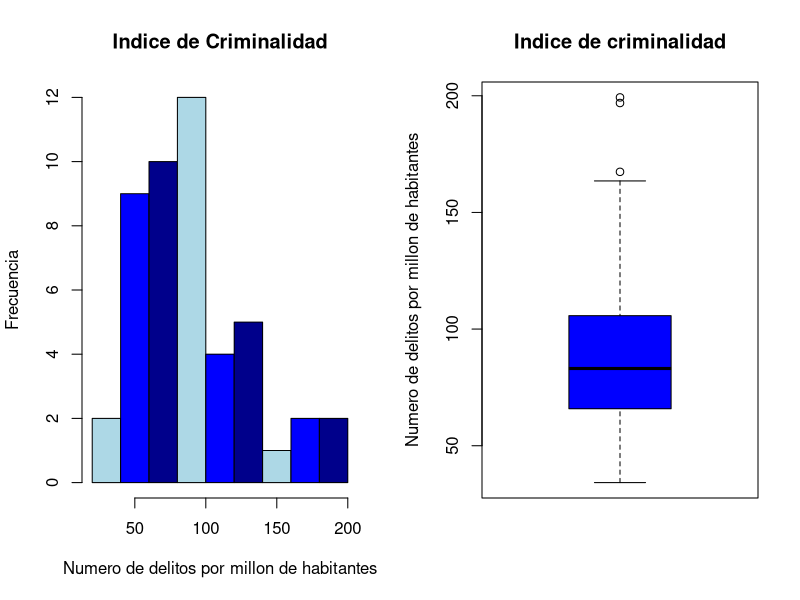
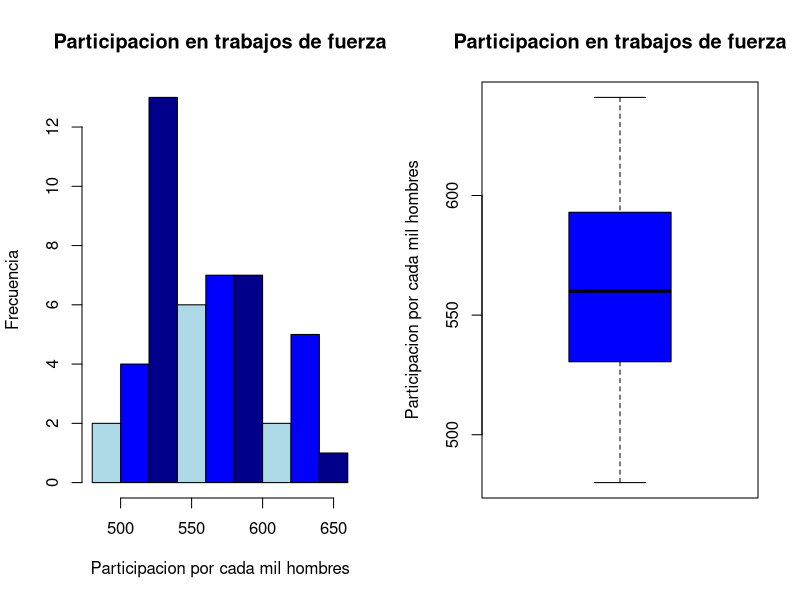
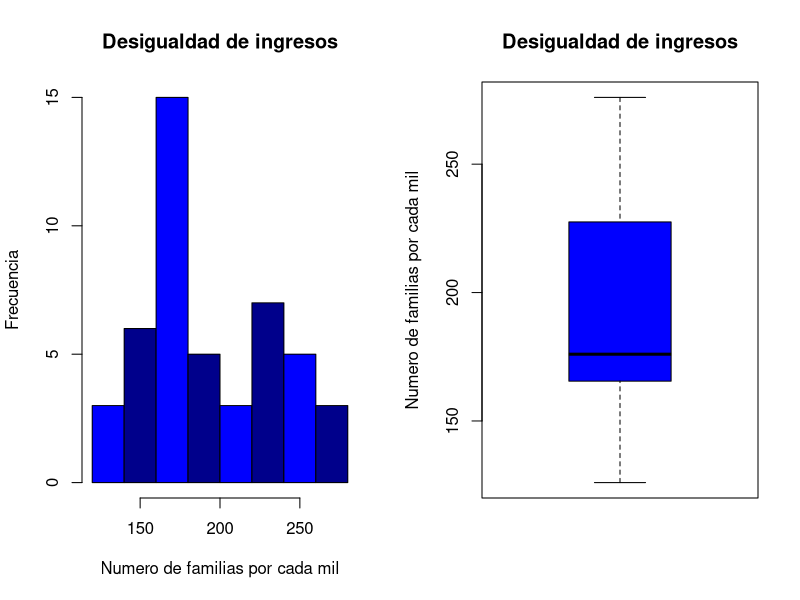
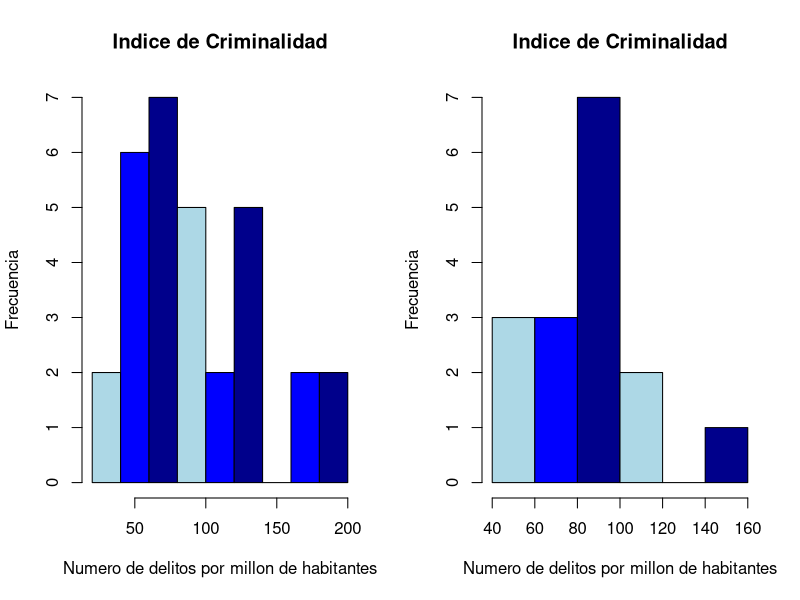
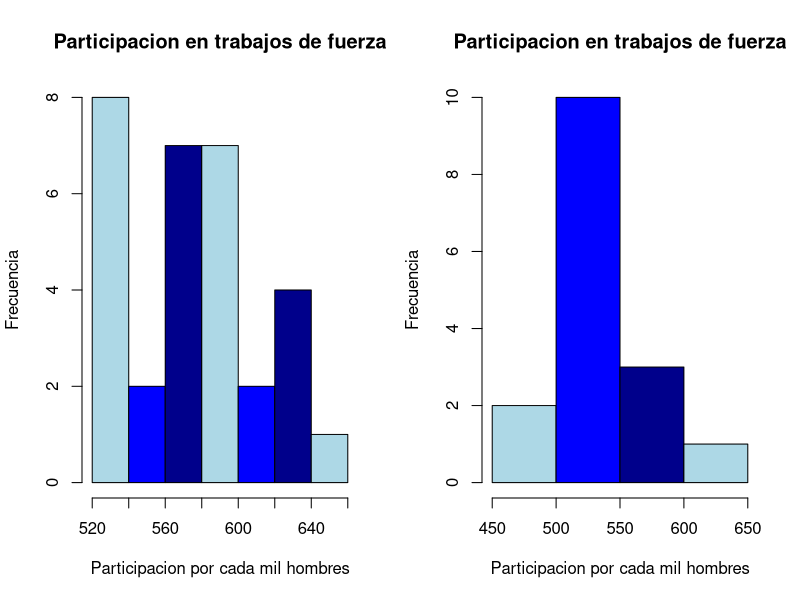
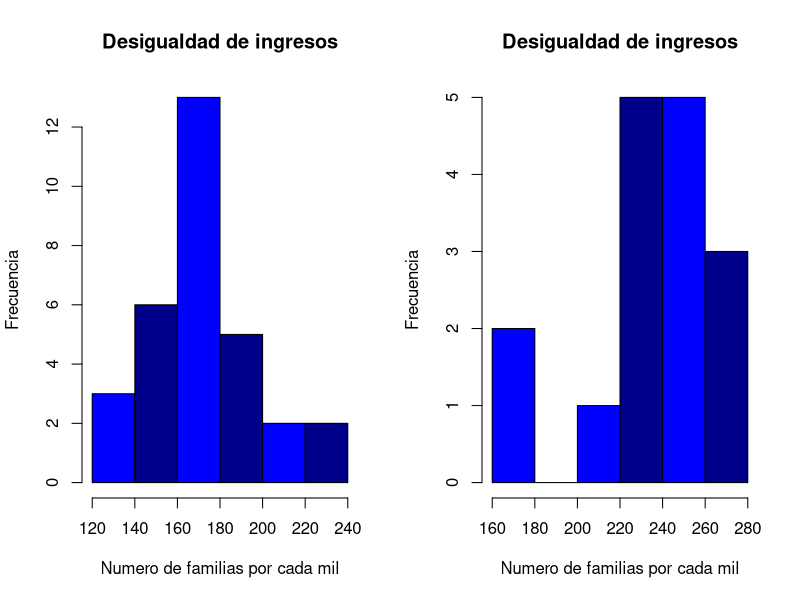
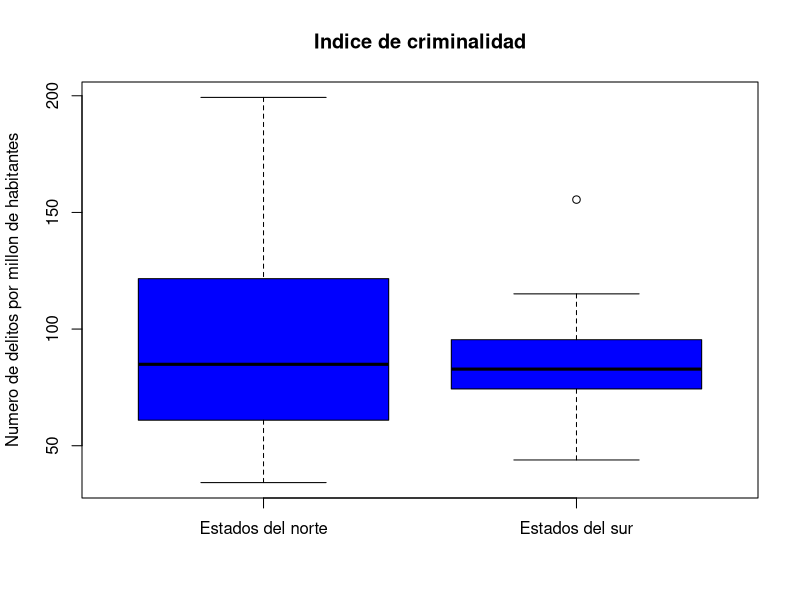
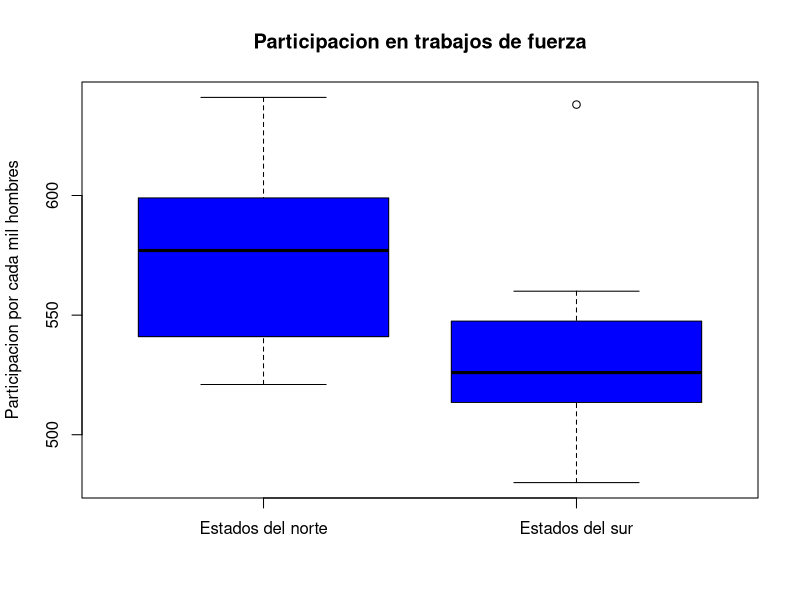

R code for these plots, in order:
#Primero, se necesitan los datos, attach para facil acceso despues.
data = read.table("IndiceCrim.dat", header = T)
attach(data)

#1

#R = Indice de criminalidad, numero de delitos conocidos por la policia por cada millon de habitantes.
summary(R) #Del summary obtenenos min, max, cuartiles, mediana, media
var(R) #Varianza
sd(R) #Desviacion estandar
range(R) #Rango
IQR(R) #Rango intercuartil

#LF = Proporcion en participacion en trabajos de fuerza por cada mil hombres con edad 14-24.
summary(LF)
var(LF)
sd(LF)
range(LF)
IQR(LF)

#X = Desigualdad en ingresos, el numero de familias por mil que ganan por debajo de la mitad de la mediana de ingresos.
summary(X)
var(X)
sd(X)
range(X)
IQR(X)

#2

#Mostrando dos graficos, histograma y boxplot de cada variable
#Considerando mostrar los datos etiquetados y coloreados para facil lectura
par(mfrow = c(1,2))
hist(R, main = "Indice de Criminalidad", xlab = "Numero de delitos por millon de habitantes", ylab = "Frecuencia", col = c("lightblue","blue","darkblue"))
boxplot(R, main = "Indice de criminalidad", ylab = "Numero de delitos por millon de habitantes", col = c("blue"))

hist(LF, main = "Participacion en trabajos de fuerza", xlab = "Participacion por cada mil hombres", ylab = "Frecuencia", col = c("lightblue","blue","darkblue"))
boxplot(LF, main = "Participacion en trabajos de fuerza", ylab = "Participacion por cada mil hombres", col = c("blue"))

hist(X, main = "Desigualdad de ingresos", xlab = "Numero de familias por cada mil", ylab = "Frecuencia", col = c("blue","darkblue"))
boxplot(X, main = "Desigualdad de ingresos", ylab = "Numero de familias por cada mil", col = c("blue"))

#3

#Mostrando ambos graficos lado a lado para facil comparacion
hist(R[S==0], main = "Indice de Criminalidad", xlab = "Numero de delitos por millon de habitantes", ylab = "Frecuencia", col = c("lightblue","blue","darkblue"))
hist(R[S==1], main = "Indice de Criminalidad", xlab = "Numero de delitos por millon de habitantes", ylab = "Frecuencia", col = c("lightblue","blue","darkblue"))

hist(LF[S==0], main = "Participacion en trabajos de fuerza", xlab = "Participacion por cada mil hombres", ylab = "Frecuencia", col = c("lightblue","blue","darkblue"))
hist(LF[S==1], main = "Participacion en trabajos de fuerza", xlab = "Participacion por cada mil hombres", ylab = "Frecuencia", col = c("lightblue","blue","darkblue"))

hist(X[S==0], main = "Desigualdad de ingresos", xlab = "Numero de familias por cada mil", ylab = "Frecuencia", col = c("blue","darkblue"))
hist(X[S==1], main = "Desigualdad de ingresos", xlab = "Numero de familias por cada mil", ylab = "Frecuencia", col = c("blue","darkblue"))

#Ahora mostrando los boxplots en una misma grafica para facil comparacion
par(mfrow = c(1,1))
boxplot(R[S==0], R[S==1], main = "Indice de criminalidad", ylab = "Numero de delitos por millon de habitantes", names = c("Estados del norte", "Estados del sur"), col = c("blue"))
boxplot(LF[S==0], LF[S==1], main = "Participacion en trabajos de fuerza", ylab = "Participacion por cada mil hombres", names = c("Estados del norte", "Estados del sur"), col = c("blue"))
boxplot(X[S==0], X[S==1], main = "Desigualdad de ingresos", ylab = "Numero de familias por cada mil", names = c("Estados del norte", "Estados del sur"), col = c("blue"))
